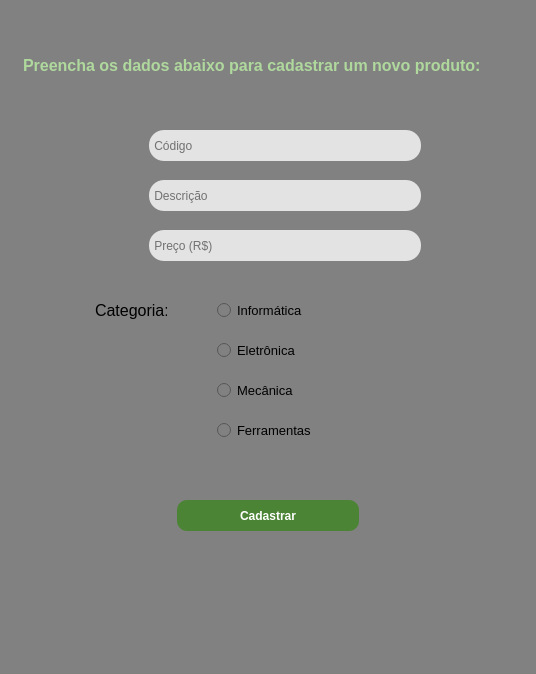
<?xml version="1.0" encoding="UTF-8"?>
<ui version="4.0">
 <class>MainWindow</class>
 <widget class="QMainWindow" name="MainWindow">
  <property name="geometry">
   <rect>
    <x>0</x>
    <y>0</y>
    <width>536</width>
    <height>674</height>
   </rect>
  </property>
  <property name="windowTitle">
   <string>Cadastrando</string>
  </property>
  <property name="styleSheet">
   <string notr="true">background-color: rgb(129, 129, 129);</string>
  </property>
  <widget class="QWidget" name="centralwidget">
   <widget class="QLineEdit" name="cod">
    <property name="geometry">
     <rect>
      <x>149</x>
      <y>130</y>
      <width>272</width>
      <height>31</height>
     </rect>
    </property>
    <property name="styleSheet">
     <string notr="true">border-radius: 15px;
background-color: rgb(227, 227, 227);
border-style: outset;
</string>
    </property>
    <property name="placeholderText">
     <string> Código</string>
    </property>
   </widget>
   <widget class="QLineEdit" name="desc">
    <property name="geometry">
     <rect>
      <x>149</x>
      <y>180</y>
      <width>272</width>
      <height>31</height>
     </rect>
    </property>
    <property name="styleSheet">
     <string notr="true">border-radius: 15px;
background-color: rgb(227, 227, 227);
border-style: outset;
</string>
    </property>
    <property name="placeholderText">
     <string> Descrição</string>
    </property>
   </widget>
   <widget class="QLineEdit" name="preco">
    <property name="geometry">
     <rect>
      <x>149</x>
      <y>230</y>
      <width>272</width>
      <height>31</height>
     </rect>
    </property>
    <property name="styleSheet">
     <string notr="true">border-radius: 15px;
background-color: rgb(227, 227, 227);
border-style: outset;
</string>
    </property>
    <property name="placeholderText">
     <string> Preço (R$)</string>
    </property>
   </widget>
   <widget class="QPushButton" name="enviarCad">
    <property name="geometry">
     <rect>
      <x>177</x>
      <y>500</y>
      <width>182</width>
      <height>31</height>
     </rect>
    </property>
    <property name="font">
     <font>
      <weight>75</weight>
      <bold>true</bold>
     </font>
    </property>
    <property name="styleSheet">
     <string notr="true">background-color: rgb(76, 132, 53);
color: rgb(255, 255, 255);
border-radius: 10px;
border-style: outset;</string>
    </property>
    <property name="text">
     <string>Cadastrar</string>
    </property>
   </widget>
   <widget class="QLabel" name="informCat">
    <property name="geometry">
     <rect>
      <x>95</x>
      <y>290</y>
      <width>72</width>
      <height>41</height>
     </rect>
    </property>
    <property name="font">
     <font>
      <pointsize>12</pointsize>
      <underline>false</underline>
     </font>
    </property>
    <property name="styleSheet">
     <string notr="true">selection-color: rgb(85, 255, 255);</string>
    </property>
    <property name="text">
     <string>Categoria:</string>
    </property>
   </widget>
   <widget class="QLabel" name="imgCod">
    <property name="geometry">
     <rect>
      <x>115</x>
      <y>130</y>
      <width>32</width>
      <height>32</height>
     </rect>
    </property>
    <property name="text">
     <string/>
    </property>
    <property name="pixmap">
     <pixmap>Cód.Barras.png</pixmap>
    </property>
   </widget>
   <widget class="QLabel" name="imgDesc">
    <property name="geometry">
     <rect>
      <x>115</x>
      <y>180</y>
      <width>32</width>
      <height>32</height>
     </rect>
    </property>
    <property name="text">
     <string/>
    </property>
    <property name="pixmap">
     <pixmap>Prancheta.png</pixmap>
    </property>
   </widget>
   <widget class="QLabel" name="imgPreco">
    <property name="geometry">
     <rect>
      <x>115</x>
      <y>230</y>
      <width>32</width>
      <height>32</height>
     </rect>
    </property>
    <property name="text">
     <string/>
    </property>
    <property name="pixmap">
     <pixmap>Cifrão.png</pixmap>
    </property>
   </widget>
   <widget class="QRadioButton" name="radioEletronica">
    <property name="geometry">
     <rect>
      <x>217</x>
      <y>330</y>
      <width>102</width>
      <height>41</height>
     </rect>
    </property>
    <property name="font">
     <font>
      <pointsize>10</pointsize>
     </font>
    </property>
    <property name="text">
     <string>Eletrônica</string>
    </property>
   </widget>
   <widget class="QRadioButton" name="radioFerramentas">
    <property name="geometry">
     <rect>
      <x>217</x>
      <y>410</y>
      <width>102</width>
      <height>41</height>
     </rect>
    </property>
    <property name="font">
     <font>
      <pointsize>10</pointsize>
     </font>
    </property>
    <property name="text">
     <string>Ferramentas</string>
    </property>
   </widget>
   <widget class="QRadioButton" name="radioMecanica">
    <property name="geometry">
     <rect>
      <x>217</x>
      <y>370</y>
      <width>102</width>
      <height>41</height>
     </rect>
    </property>
    <property name="font">
     <font>
      <pointsize>10</pointsize>
     </font>
    </property>
    <property name="text">
     <string>Mecânica</string>
    </property>
   </widget>
   <widget class="QRadioButton" name="radioInformatica">
    <property name="geometry">
     <rect>
      <x>217</x>
      <y>290</y>
      <width>102</width>
      <height>41</height>
     </rect>
    </property>
    <property name="font">
     <font>
      <pointsize>10</pointsize>
     </font>
    </property>
    <property name="text">
     <string>Informática</string>
    </property>
   </widget>
   <widget class="QLabel" name="instrucao">
    <property name="geometry">
     <rect>
      <x>23</x>
      <y>40</y>
      <width>491</width>
      <height>51</height>
     </rect>
    </property>
    <property name="font">
     <font>
      <pointsize>12</pointsize>
      <weight>75</weight>
      <bold>true</bold>
     </font>
    </property>
    <property name="styleSheet">
     <string notr="true">color: rgb(175, 216, 157);</string>
    </property>
    <property name="text">
     <string>Preencha os dados abaixo para cadastrar um novo produto:</string>
    </property>
   </widget>
   <widget class="QLabel" name="msg">
    <property name="geometry">
     <rect>
      <x>12</x>
      <y>560</y>
      <width>512</width>
      <height>21</height>
     </rect>
    </property>
    <property name="font">
     <font>
      <pointsize>12</pointsize>
     </font>
    </property>
    <property name="styleSheet">
     <string notr="true">color: rgb(175, 216, 157);</string>
    </property>
    <property name="text">
     <string/>
    </property>
    <property name="alignment">
     <set>Qt::AlignCenter</set>
    </property>
   </widget>
  </widget>
  <widget class="QMenuBar" name="menubar">
   <property name="geometry">
    <rect>
     <x>0</x>
     <y>0</y>
     <width>536</width>
     <height>21</height>
    </rect>
   </property>
  </widget>
  <widget class="QStatusBar" name="statusbar"/>
 </widget>
 <resources/>
 <connections/>
</ui>
